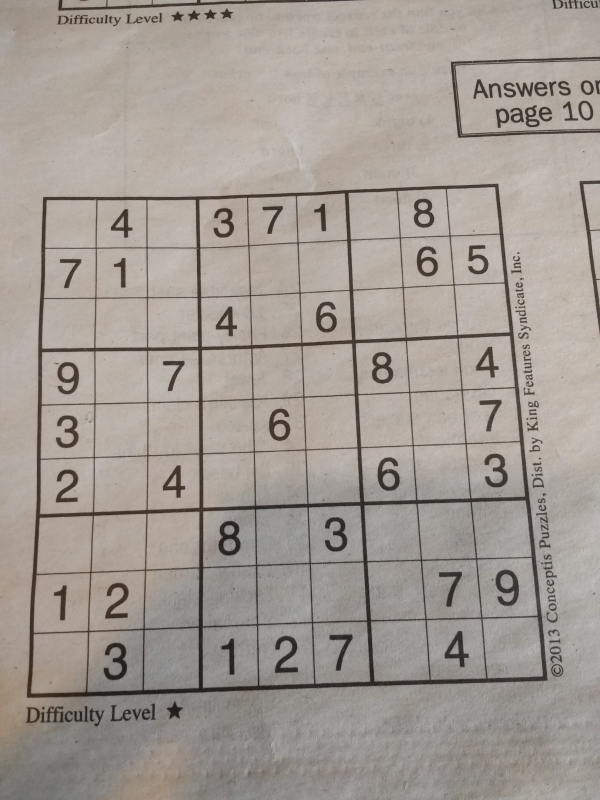
//> input picture img/sudoku.jpg, 1200 x 1600 px (shown at 1/2 size)
$ ./main img/sudoku.jpg   (built with g++ and OpenCV 4)
//> lines starting //> are read from the running program, lines starting //| are printed output that depends on the picture; after the words box and inside, x2 and y2 are one past the last pixel; in counts of white or black regions, pixels touching at a corner belong together
### sudoku.h
#ifndef SUDOKU_H
#define SUDOKU_H
#include <array>
#include <set>
#include <iostream>

struct game_square {
	int val = 0;
	std::set<int> valid_vals = { 1, 2, 3, 4, 5, 6, 7, 8, 9 };

	// [4 lines left out: function erase, not called in this run]
};
struct game_wrapper { std::array<std::array<game_square, 9>, 9> board; };

int solve(game_wrapper game);

#endif // !SUDOKU_H

### main.cpp
#include <stdio.h>
#include <iostream>
#include <opencv2/highgui.hpp>
#include <opencv2/imgproc.hpp>
#include <tesseract/baseapi.h>
#include <opencv2/photo.hpp>
#include <string>
#include "sudoku.h"

using namespace std;
using namespace cv;

Mat img, img_proc, game_img;
int contour_thresh = 255;

void findContour();
void preProcess(char* path);
game_wrapper extract_board();

int main(int argc, char** argv) {

	if (argc != 2) {
		cout << "Please supply an image as second argument" << endl;
		cout << "Some useful examples can be found in the img directory" << endl;
		return -1;
	}

	preProcess(argv[1]);
	findContour();
	solve(extract_board());
}

//apply filtering to make detection of the game easier
void preProcess(char* path) {
//> called with path = "img/sudoku.jpg"

	srand(time(NULL));
	img = imread(path, 1);
//> img is the input picture: 1600 rows x 1200 cols, CV_8UC3; mean B, G, R 147.9, 154.8, 162.7
	img_proc = img.clone();
	cvtColor(img_proc, img_proc, COLOR_BGR2GRAY);
	fastNlMeansDenoising(img_proc, img_proc, 16, 11, 7);
	img_proc.convertTo(img_proc, -1, 3, 0);
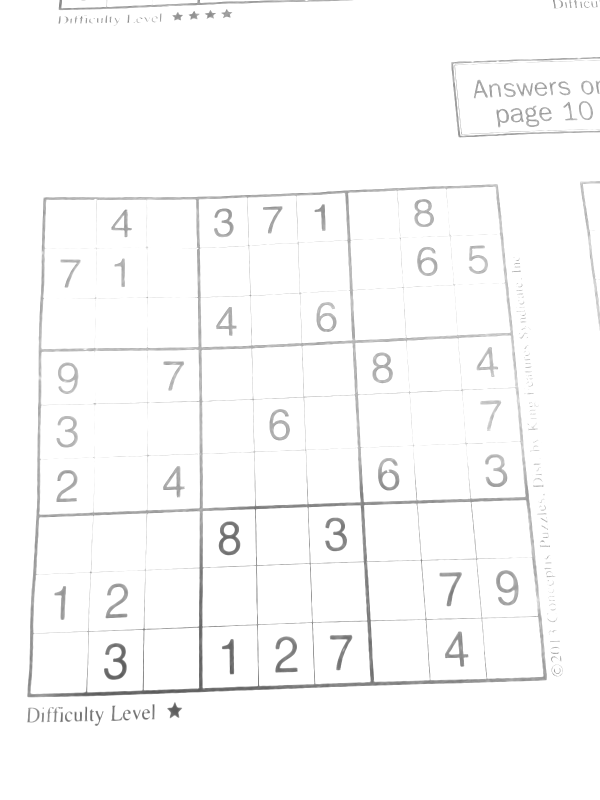
//> img_proc: 1600 rows x 1200 cols, CV_8UC1 (shown at 1/2 size); min 84, max 255, mean 250.2
	medianBlur(img_proc, img_proc, 9);
	adaptiveThreshold(img_proc, img_proc, contour_thresh,
		ADAPTIVE_THRESH_GAUSSIAN_C, THRESH_BINARY, 7, 3);
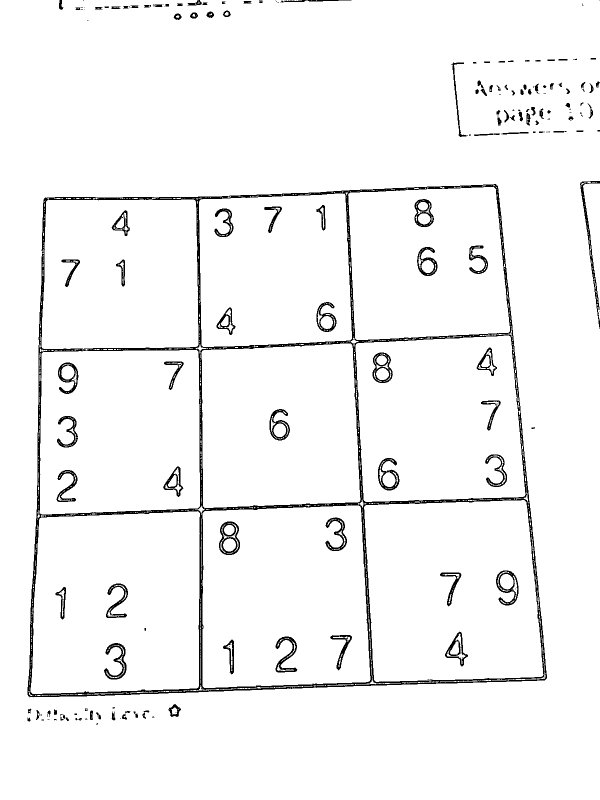
//> img_proc: 1600 rows x 1200 cols, CV_8UC1 (shown at 1/2 size); 96.2% white; 203 black regions (80 under 20 px), largest, box (x1, y1, x2, y2) and area: (55, 368, 1094, 1395) 41472, (1160, 362, 1200, 658) 1416, (438, 1043, 480, 1110) 1111
	bitwise_not(img_proc, img_proc);
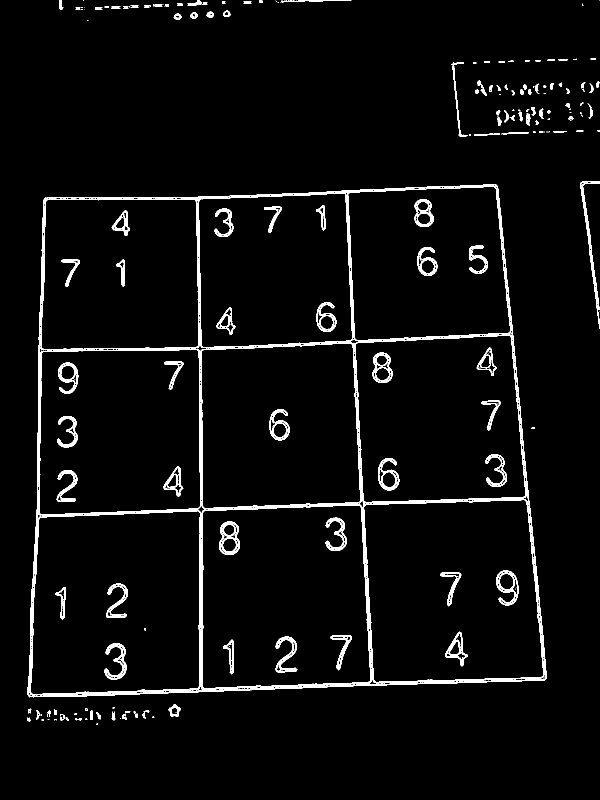
//> img_proc: 1600 rows x 1200 cols, CV_8UC1 (shown at 1/2 size); 3.8% white; 203 white regions (80 under 20 px), largest, box (x1, y1, x2, y2) and area: (55, 368, 1094, 1395) 41472, (1160, 362, 1200, 658) 1416, (438, 1043, 480, 1110) 1111
	uint kernel_data[25] = { 0, 1, 1, 1, 0,
							 1, 1, 1, 1, 1,
							 1, 1, 1, 1, 1,
							 1, 1, 1, 1, 1,
							 0, 1, 1, 1, 0 };
	Mat kernel = Mat(5, 5, CV_8U, kernel_data);
	dilate(img_proc, img_proc, kernel, Point(-1,-1),1);
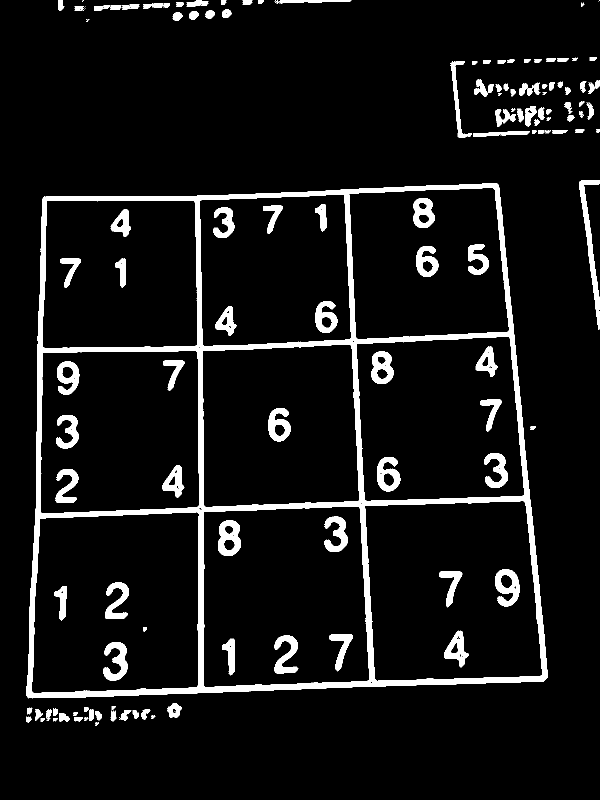
//> img_proc: 1600 rows x 1200 cols, CV_8UC1 (shown at 1/2 size); 7.5% white; 144 white regions (19 under 20 px)
	float r = (float)img_proc.cols / img_proc.rows;
//> r = 0.75
	resize(img_proc, img_proc, Size(floor(600*r), 600));
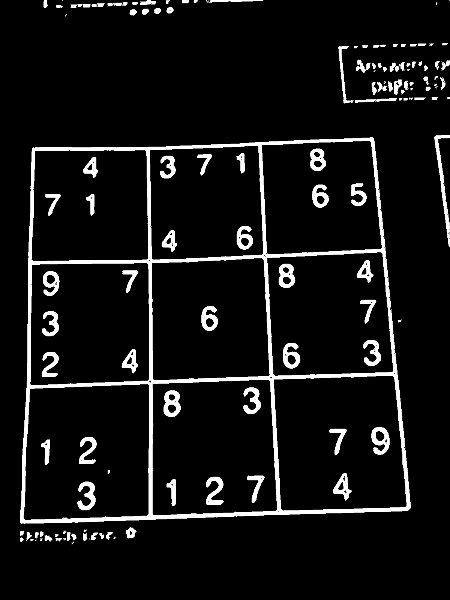
//> img_proc: 600 rows x 450 cols, CV_8UC1; min 0, max 255, mean 19.3
	imshow("post", img_proc);
	waitKey(0);

}

//utility function to get distance between 2 points in 2D space
int getDistance(Point p1, Point p2) {

	double x_dist = abs(p1.x - p2.x);
	double y_dist = abs(p1.y - p2.y);

	return ceil(sqrt(x_dist * x_dist + y_dist * y_dist));
}

//finds contours of the image to locate the game
void findContour() {
	Mat canny_out;
	vector<vector<Point>> contours;

	findContours(img_proc, contours, RETR_EXTERNAL, CHAIN_APPROX_NONE);
//> contours = 78 contours, 46 with area under 20; largest, box (x1, y1, x2, y2) and area: (20, 137, 411, 524) 136548, (434, 135, 450, 247) 354, (338, 46, 354, 104) 155, (356, 59, 376, 73) 87, (371, 82, 387, 95) 82
	sort(contours.begin(), contours.end(), [](const vector<Point>& c1, const vector<Point>& c2) {
		return contourArea(c1, false) < contourArea(c2, false);
	});

	vector<Point> gameContour = contours[contours.size() - 1];
//> gameContour = contour of 1475 points, box (x1, y1, x2, y2) (20, 137, 411, 524), area 136548

	//find corners of contour
	Point top_left = Point(10000, 10000);
	Point top_right = Point(0, 10000);
	Point bot_left = Point(10000, 0);
	Point bot_right = Point(0, 0);

	for (Point p : gameContour) {
		int coordSum = p.x + p.y;
		int coordDif = p.x - p.y;

		if (coordSum < (top_left.x + top_left.y)) top_left = p;
		if (coordDif > (top_right.x - top_right.y)) top_right = p;
		if (coordSum >= (bot_right.x + bot_right.y)) bot_right = p;
		if (coordDif <= (bot_left.x - bot_right.y)) bot_left = p;

	}
//> this loop made 1475 passes
//> (coordSum, coordDif, bot_left) on passes 1 to 12: (498, 224, Point(361, 137)), (498, 222, Point(360, 138)), (497, 221, Point(359, 138)), (496, 220, Point(358, 138)), (495, 219, Point(357, 138)), (494, 218, Point(356, 138)), (493, 217, Point(355, 138)), (492, 216, Point(354, 138)), (491, 215, Point(353, 138)), (490, 214, Point(352, 138)), (489, 213, Point(351, 138)), (488, 212, Point(350, 138))
//> (coordSum, coordDif, top_left) on pass 81: (422, 140, Point(281, 141))
//> after the loop, top_left = Point(33, 147); top_right = Point(373, 138); bot_right = Point(410, 508); bot_left = Point(20, 522)

	vector<int> side_lengths = {getDistance(top_left, top_right), getDistance(top_right, bot_right),
		getDistance(bot_right, bot_left), getDistance(bot_left, top_left)};
//> in getDistance, `double x_dist = abs(p1.x - p2.x);`: x_dist = 340
//> in getDistance, `double y_dist = abs(p1.y - p2.y);`: y_dist = 9
//> side_lengths = [341, 372, 391, 376]
	int max_side_length = *max_element(side_lengths.begin(), side_lengths.end());
//> max_side_length = 391

	Point2f src[4] = { top_left, top_right, bot_left, bot_right };
//> src = 4 Points (x, y): [33, 147], [373, 138], [20, 522], [410, 508]
	Point2f transf[4] = { Point(0,0), Point(max_side_length-1, 0), Point(0, max_side_length-1),
		Point(max_side_length - 1, max_side_length - 1) };
//> transf = 4 Points (x, y): [0, 0], [390, 0], [0, 390], [390, 390]

	Mat transf_mat = getPerspectiveTransform(src, transf);
//> transf_mat = [[1.21, 0.0419, -46.01], [0.0336, 1.27, -187.5], [-1.56e-05, 0.000419, 1]]
	warpPerspective(img_proc, game_img, transf_mat, Size(max_side_length, max_side_length),
		INTER_LINEAR, BORDER_CONSTANT);
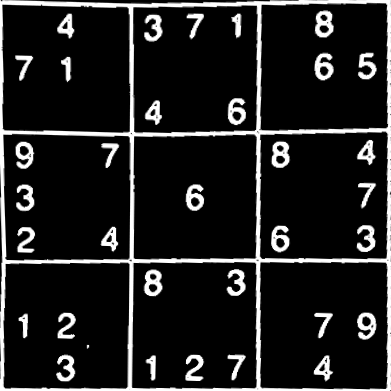
//> game_img: 391 rows x 391 cols, CV_8UC1; min 0, max 255, mean 31.7

	imshow("postwarp", game_img);
	waitKey(0);

}

//extracts digits from the image
game_wrapper extract_board() {

	cv::resize(game_img, game_img, Size(450,450));
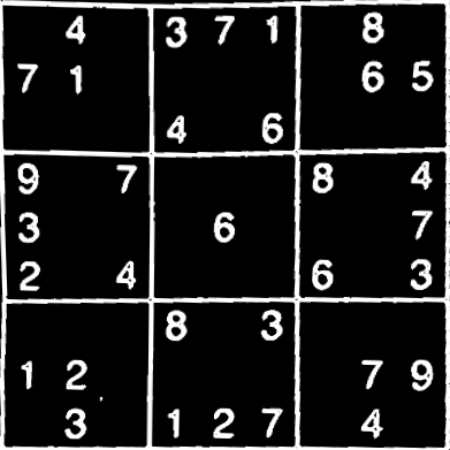
//> game_img: 450 rows x 450 cols, CV_8UC1; min 0, max 255, mean 31.7
	Mat square;

	game_wrapper game;

	for (int i = 0; i < 9; i++) {
		for (int j = 0; j < 9; j++) {

			square = game_img(Rect((j*50)+5, (i*50)+5, 40, 40));
			cv::resize(square, square, Size(200,200));
			bitwise_not(square, square);

//> (the run ends here: the program needs code that is not available in this run, at `tesseract::TessBaseAPI* ocr = new tesseract::TessBaseAPI();`)
